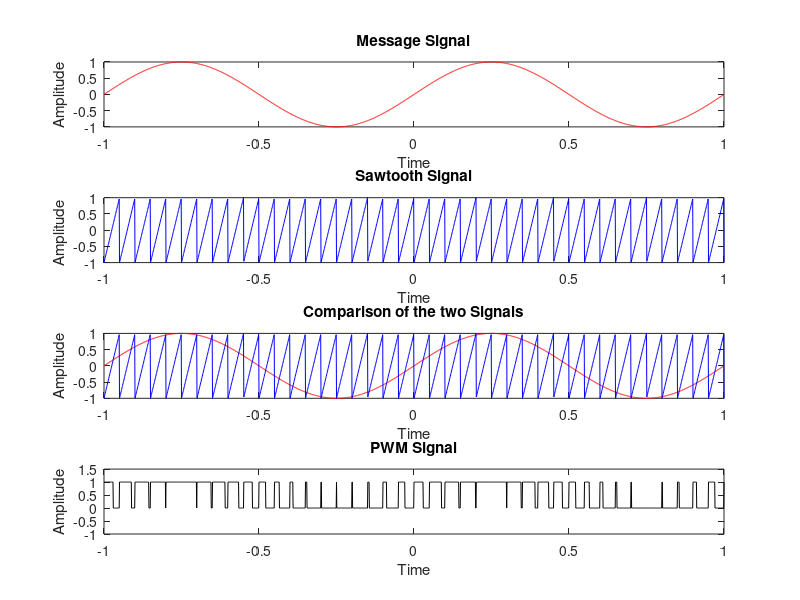

Write the MATLAB code that produced this figure.
clc;
pkg load signal;
t=[-1:0.001:1];
fm=1;
a=sin(2*pi*fm*t);
subplot(4,1,1);
plot(t,a,'r');
xlabel('Time');
ylabel('Amplitude');
title('Message Signal');

fc=20;
b=sawtooth(2*pi*fc*t);
subplot(4,1,2);
plot(t,b,'b');
xlabel('Time');
ylabel('Amplitude ');
title('Sawtooth Signal');

subplot(4,1,3);
plot(t,a,'r',t,b,'b');
xlabel('Time');
ylabel('Amplitude');
title('Comparison of the two Signals');

c=a>=b;
subplot(4,1,4);
plot(t,c,'k');
axis([-1 1 -1 1.5]);
xlabel('Time');
ylabel('Amplitude');
title('PWM Signal');
